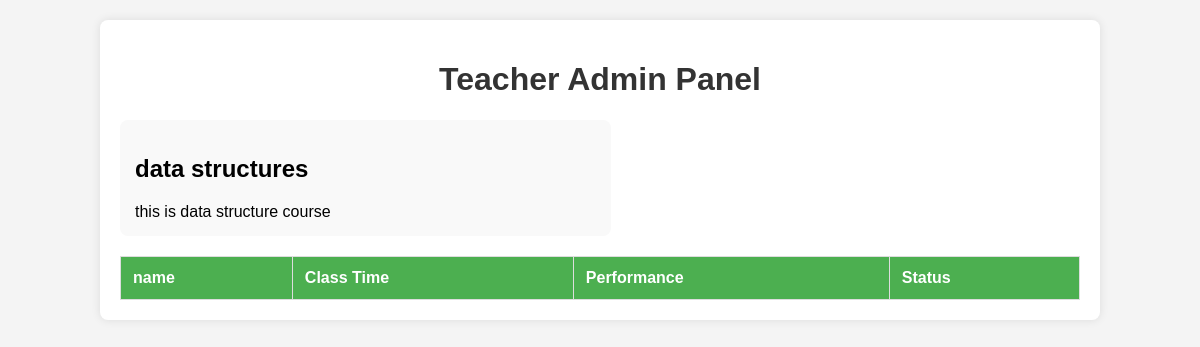
The app's page /teacherAdminPanel/1/, older data.
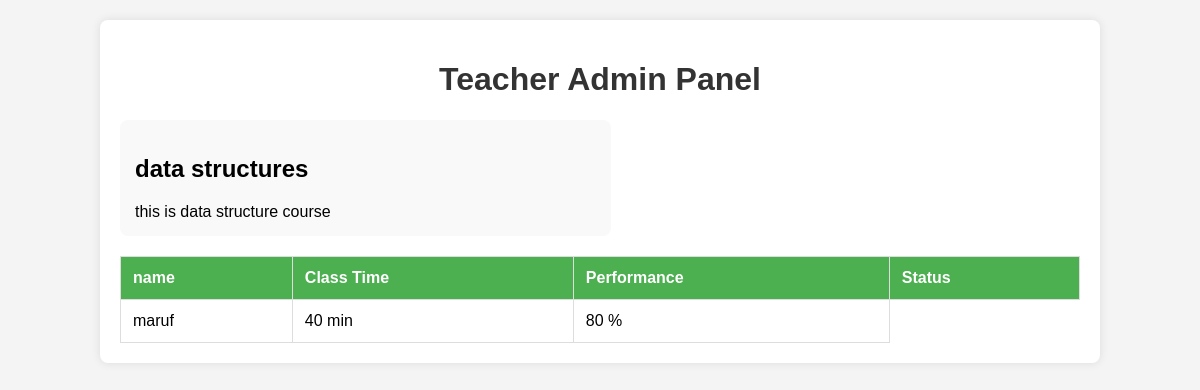
The same page, newer data.
### teacherAdminPanel/models.py (models this page shows, shortened)
class StudentStatus(models.Model):
    course=models.ForeignKey(CourseName,on_delete=models.CASCADE)
    photo=models.ImageField()
    name=models.CharField(max_length=100)
    classTime=models.IntegerField()
    performence=models.IntegerField()
    status=models.BooleanField(default=False)

### teacherAdminPanel/views.py (the view)
# urls.py: path('teacherAdminPanel/<int:courseId>/',panel,name="panel"),
def panel(request,courseId):
    course=CourseName.objects.get(pk=courseId)
    Studentst=StudentStatus.objects.filter(course=course)
    context={'course':course,'students':Studentst}
    return render(request, 'teacherAdminPanel.html',context)

### teacherAdminPanel/templates/teacherAdminPanel.html (shortened to what this page needs)
<!DOCTYPE html>
<html lang="en">
<head>
</head>
<body>
<div class="container">
    <h1>Teacher Admin Panel</h1>
    <div class="subject-container">
        <div class="subject">
            <h2>{{ course.name }} </h2>
            <div>
                {{ course.description }}
            </div>
        </div>
    </div>
    <table>
        <tr>
            <th>name</th>
            <th>Class Time</th>
            <th>Performance</th>
            <th>Status</th>
        </tr>
        {% for student in students  %}
        <tr>
            <td> {{ student.name }} </td>
            <td> {{ student.classTime }} min </td>
            <td> {{ student.performence }} % </td>
        </tr>
        {% endfor %}
    </table>
</div>
</body>
</html>

Row changes from the older to the newer data that the page shows:
added StudentStatus: name "maruf", classTime "40", performence "80"
